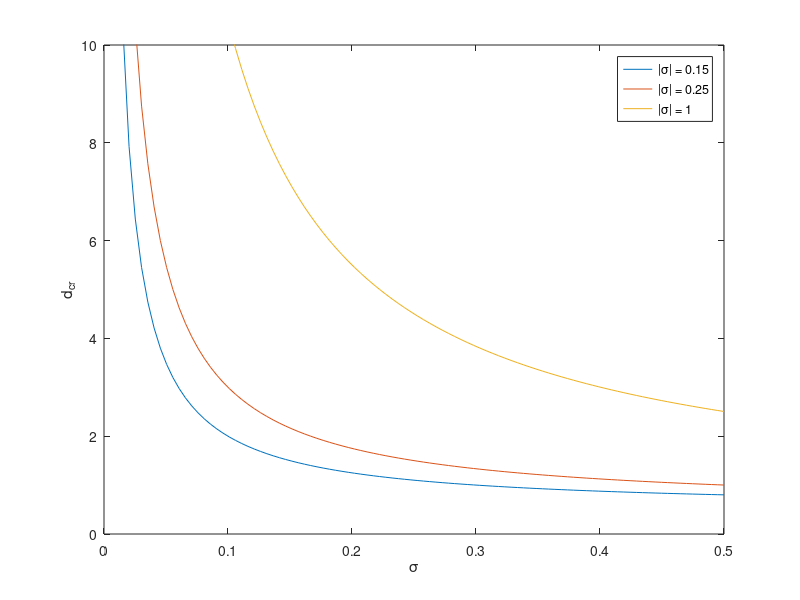

MATLAB code to generate this figure:
sigma = linspace(0, 0.5);



g1 = 1.01;

alpha = pi;
delta1 = 0.15;
delta2 = 0.25;
delta3 = 1;
d1 = (abs(1)/2 + abs(delta1)./(4*sin(sigma/4)));
d2 = (abs(1)/2 + abs(delta2)./(4*sin(sigma/4)));
d3 = (abs(1)/2 + abs(delta3)./(4*sin(sigma/4)));
plot(sigma, d1, sigma, d2, sigma, d3);
ylim([0, 10]);
xlabel('\sigma'); 
ylabel('d_{cr}');
legend('|\sigma| = 0.15', '|\sigma| = 0.25', '|\sigma| = 1')
    